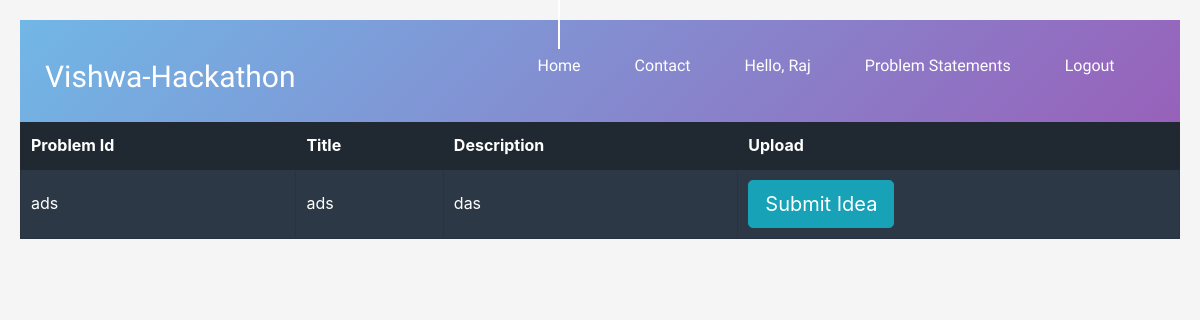
The app's page /problems (signed in) with its own data.
### hack/models.py (models this page shows)
class problem(models.Model):
    problem_id = models.TextField(default="")
    title = models.TextField()
    desc = models.TextField()
    def __str__(self):
        return self.problem_id

### hack/views.py (the view)
# urls.py: path("problems", views.form, name="problems"),
def form(request):
    if request.method == 'GET':
        problems = problem.objects.all()
        forms = Reg.objects.filter(user = request.user)
        context = {'form': problem_form() ,'problems':problems,'forms': forms}
        return render(request,"problems.html",context)
    else:
        form = problem_form(request.POST , request.FILES)
        newform = form.save(commit = False)
        newform.user = request.user
        newform.save()
        return redirect('index')

### hack/templates/problems.html (shortened to what this page needs)
{% load static %}
<!DOCTYPE html>
<html lang="en">
<head>
  <link rel="stylesheet" type="text/css" href="{% static 'styles/bootstrap4/bootstrap.min.css' %}">
  <link href="{% static 'plugins/font-awesome-4.7.0/css/font-awesome.min.css' %}" rel="stylesheet" type="text/css">
  <link rel="stylesheet" type="text/css" href="{% static 'plugins/OwlCarousel2-2.2.1/owl.carousel.css' %}">
  <link rel="stylesheet" type="text/css" href="{% static 'plugins/OwlCarousel2-2.2.1/owl.theme.default.css' %}">
  <link rel="stylesheet" type="text/css" href="{% static 'plugins/OwlCarousel2-2.2.1/animate.css' %}">
  <link rel="stylesheet" type="text/css" href="{% static 'styles/main_styles.css' %}">
  <link rel="stylesheet" type="text/css" href="{% static 'styles/responsive.css' %}">
    <link rel="stylesheet" href="https://maxcdn.bootstrapcdn.com/bootstrap/4.5.2/css/bootstrap.min.css">
    <link rel="stylesheet" type="text/css" href="{% static 'styles/problems.css' %}">
</head>
<body>
  <div class="super_container" style="background: linear-gradient(135deg, #71b7e6, #9b59b6);">
    <header class="header">
      <div class="container">
        <div class="row">
          <div class="col">
            <div class="header_content d-flex flex-row align-items-center justify-content-start">
              <div class="header_content_inner d-flex flex-row align-items-end justify-content-start">
                <div class="logo"><a href="{% url 'index' %}">Vishwa-Hackathon</a></div>
                <nav class="main_nav">
                  <ul class="d-flex flex-row align-items-start justify-content-start">
                    <li class="active"><a href="{% url 'index' %}">Home</a></li>
                    {% if user.is_authenticated %}
                      <li><a href="contactus">Contact</a></li>
                      <li><a href="profile">Hello, {{user.first_name}}</a></a></li>
                      <li><a href="problems">Problem Statements</a></li>
                      <li><a href="logout">Logout</a></li>
                    {% else %}
                      <li><a href="register">Register</a></li>
                      <li><a href="login">Login</a></li>
                    {% endif %}
                  </ul>
                </nav>
              </div>
            </div>
          </div>
        </div>
      </div>
    </header>
      <div  >
        <br>
        <br>
        <br>
        <br>
        <form action="" method="post" enctype="multipart/form-data">
           <main>
              <table >
                <thead>
                  <tr>
                    <th>
                      Problem Id
                    </th>
                    <th>
                      Title
                    </th>
                    <th>
                      Description
                    </th>
                    <th>
                      Upload
                    </th>
                  </tr>
                </thead>
                <tbody>
                  {% for problem in problems %}
                    <tr>
                      <td>
                        {{problem.problem_id}}
                      </td>
                      <td>
                        {{problem.title}}
                      </td>
                      <td>
                        {{problem.desc}}
                      </td>
                      <td>
                        <form class="container" method="post" enctype="multipart/form-data">
                          <button type="button" class="btn btn-info btn-lg" data-toggle="modal" data-target="#myModal">Submit Idea</button>
                        </form>
                      </td>
                    </tr>
                  {% endfor %}
                </tbody>
              </table>
      </form>
      </div>
    </div>
                    </body>
</html>
{% load static %}
<!DOCTYPE html>
<html lang="en">
<head>
    <link rel="stylesheet" href="https://maxcdn.bootstrapcdn.com/bootstrap/4.5.2/css/bootstrap.min.css">
    <link rel="stylesheet" type="text/css" href="{% static 'styles/problems.css' %}">
</head>
<body>

### static/styles/main_styles.css (style rules this page uses)
* { margin: 0; padding: 0; -webkit-font-smoothing: antialiased; -webkit-text-shadow: rgba(0,0,0,.01) 0 0 1px; text-shadow: rgba(0,0,0,.01) 0 0 1px; }
body { font-family: 'Open Sans', sans-serif; font-size: 14px; font-weight: 400; background: #FFFFFF; color: #a5a5a5; }
div { display: block; position: relative; -webkit-box-sizing: border-box; -moz-box-sizing: border-box; box-sizing: border-box; }
ul { list-style: none; margin-bottom: 0px; }
a, a:hover, a:visited, a:active, a:link { text-decoration: none; -webkit-font-smoothing: antialiased; -webkit-text-shadow: rgba(0,0,0,.01) 0 0 1px; text-shadow: rgba(0,0,0,.01) 0 0 1px; }
.super_container { width: 100%; overflow: hidden; }
.header { position: fixed; top: 0; left: 0; width: 100%; z-index: 100; -webkit-transition: all 200ms ease; -moz-transition: all 200ms ease; -ms-transition: all 200ms ease; -o-transition: all 200ms ease; transition: all 200ms ease; }
.header_content { width: 100%; height: 148px; -webkit-transition: all 200ms ease; -moz-transition: all 200ms ease; -ms-transition: all 200ms ease; -o-transition: all 200ms ease; transition: all 200ms ease; }
.header_content_inner { width: 100%; }
.logo a { font-family: 'Oswald', sans-serif; font-size: 30px; font-weight: 500; color: #FFFFFF; line-height: 0.75; }
.main_nav { margin-left: 242px; }
.main_nav ul li { position: relative; }
.main_nav ul li::after { display: block; position: absolute; left: 50%; -webkit-transform: translateX(-50%); -moz-transform: translateX(-50%); -ms-transform: translateX(-50%); -o-transform: translateX(-50%); transform: translateX(-50%); top: -104px; width: 2px; height: 0px; background: #FFFFFF; content: ''; visibility: hidden; opacity: 0; -webkit-transition: all 200ms ease; -moz-transition: all 200ms ease; -ms-transition: all 200ms ease; -o-transition: all 200ms ease; transition: all 200ms ease; }
.main_nav ul li.active::after, .main_nav ul li:hover::after { height: 100px; visibility: visible; opacity: 1; }
.main_nav ul li:not(:last-child) { margin-right: 54px; }
.main_nav ul li a { font-family: 'Oswald', sans-serif; font-size: 16px; font-weight: 400; color: #FFFFFF; white-space: nowrap; }

### static/styles/problems.css (style rules this page uses)
* { box-sizing: border-box; }
body { padding: 20px; background-color: whitesmoke; line-height: 1.6; -webkit-font-smoothing: antialiased; }
main { background-color: #2C3845; }
td { color: #fff; }
table { display: block; }
tr, td, tbody, tfoot { display: block; }
thead { display: none; }
tr { padding-bottom: 10px; }
td { padding: 10px 10px 0; text-align: center; }
td:before { content: attr(data-title); color: #7a91aa; text-transform: uppercase; font-size: 1.4rem; padding-right: 10px; display: block; }
table { width: 100%; }
th { text-align: left; font-weight: 700; }
thead th { background-color: #202932; color: #fff; border: 1px solid #202932; }
@media (min-width: 460px) { td { text-align: left; } }
@media (min-width: 460px) { td:before { display: inline-block; text-align: right; width: 140px; } }
@media (min-width: 720px) { table { display: table; border-radius: 30px; } }
@media (min-width: 720px) { tr { display: table-row; } }
@media (min-width: 720px) { td, th { display: table-cell; } }
@media (min-width: 720px) { tbody { display: table-row-group; } }
@media (min-width: 720px) { thead { display: table-header-group; } }
@media (min-width: 720px) { td { border: 1px solid #28333f; } }
@media (min-width: 720px) { td:before { display: none; } }
@media (min-width: 720px) { td, th { padding: 10px; } }

### records on screen
problem: problem_id "ads", title "ads", desc "das"

### other values on screen
{{ user.first_name }} "Raj"
